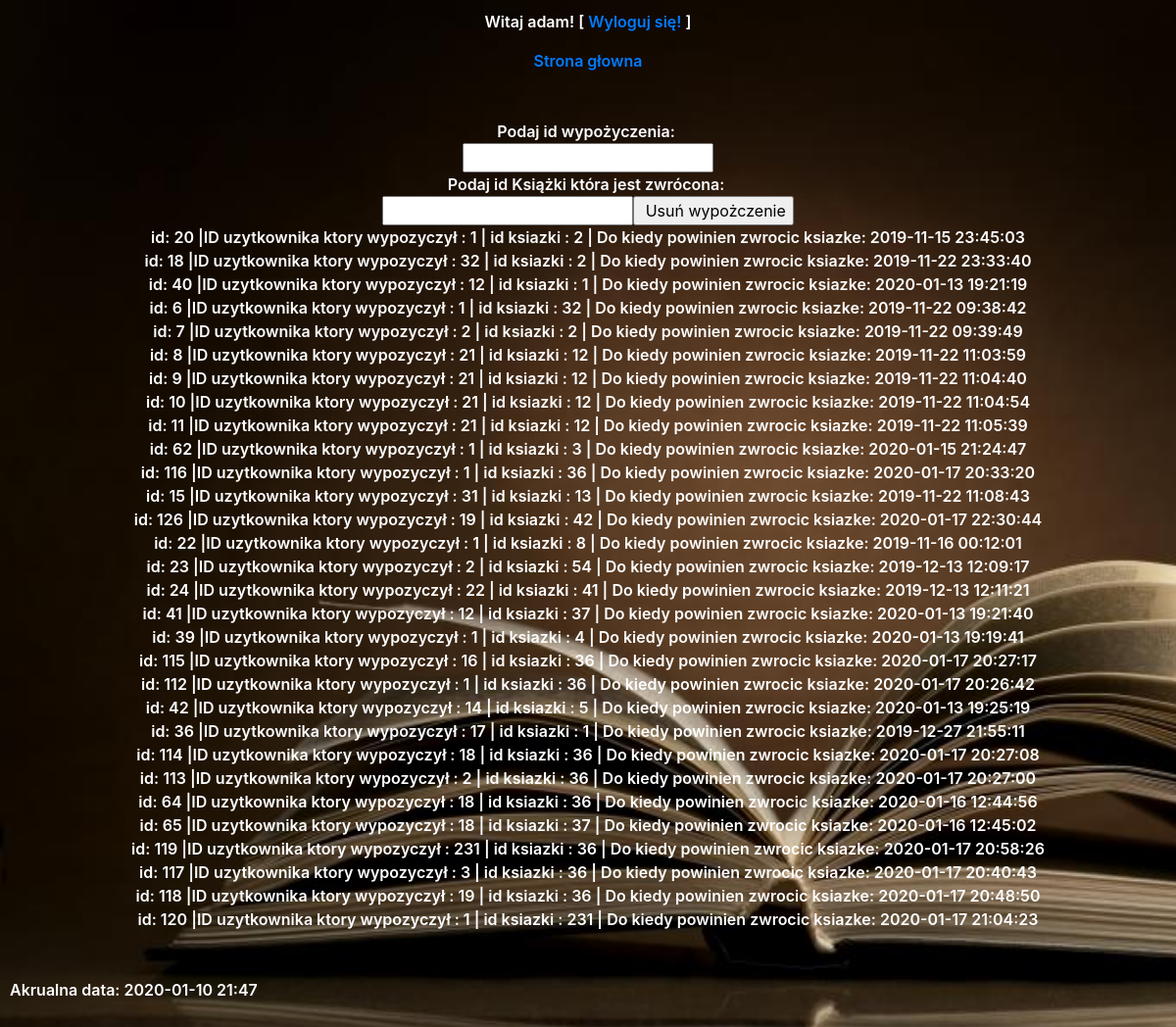
Page /admin/ksio/wypozy.php (signed in) on the committed database.
### tables this page shows
CREATE TABLE `wypozyczenia` (
  `id` int(11) NOT NULL,
  `user` text NOT NULL,
  `ksiozka` text NOT NULL,
  `czas` datetime NOT NULL DEFAULT current_timestamp()
);

### admin/ksio/wypozy.php (the view, shortened to what this page needs)
<!DOCTYPE HTML>
<html lang="pl">
<head>
	<link rel="stylesheet" href="../../style.css" >
	<link rel="stylesheet" href="https://stackpath.bootstrapcdn.com/bootstrap/4.4.1/css/bootstrap.min.css">
</head>
<body class="body">
<?php
  echo'<div class="one1">';
						echo "<p>Witaj ".$_SESSION['user'].'! [ <a href="logout.php">Wyloguj się!</a> ]</p>';
						echo '<a href="../">Strona głowna</a> <br /><br /><br />';
echo '</div>';
echo'<div class="one1">';
	 echo'<form method="post">';
						echo'Podaj id  wypożyczenia:&nbsp;<br /> <input type="text"  name="usun" />';
								echo'<br />';
	                    echo'Podaj id  Książki która jest zwrócona:&nbsp;<br /> <input type="text"  name="ksiozka" />';
								echo'<input type="submit" value="&nbsp;Usuń wypożczenie" <br />';
 echo'</form>';
echo'</div>';
$servername = "localhost";
$username = "root";
$password = "";
$dbname = "biblioteka";
$conn = new mysqli($servername, $username, $password, $dbname);
$sql = "SELECT  id, user, ksiozka ,czas FROM wypozyczenia";
$result = $conn->query($sql);
echo'<div class="one1">';
if ($result->num_rows > 0) {
    while($row = $result->fetch_assoc()) {
        echo "id: " . $row["id"]. " |ID uzytkownika ktory wypozyczył   : " . $row["user"]. " | id ksiazki  : " . $row["ksiozka"]. "  | Do kiedy powinien zwrocic ksiazke:  " . $row["czas"]. "<br>";
    }
} else {
    echo "0 results";
}
echo "<br><br />";
echo '</div>';
$dataczas = new DateTime();
	echo "Akrualna data: ".$dataczas->format('Y-m-d H:i')."<br><br />";
?>
</body>
</html>

### style.css (style rules this page uses)
.one1 { text-align:center; width:auto ; height:auto; }
.body { width: auto; height: 100%; padding: 10px; background-image: url(tlo.jpg);cover; color: white; font-weight: 600; background-size: cover; }

### rows in the picture
wypozyczenia: id "20", user "1", ksiozka "2", czas "2019-11-15 23:45:03"
wypozyczenia: id "18", user "32", ksiozka "2", czas "2019-11-22 23:33:40"
wypozyczenia: id "40", user "12", ksiozka "1", czas "2020-01-13 19:21:19"
wypozyczenia: id "6", user "1", ksiozka "32", czas "2019-11-22 09:38:42"
wypozyczenia: id "7", user "2", ksiozka "2", czas "2019-11-22 09:39:49"
wypozyczenia: id "8", user "21", ksiozka "12", czas "2019-11-22 11:03:59"
wypozyczenia: id "9", user "21", ksiozka "12", czas "2019-11-22 11:04:40"
wypozyczenia: id "10", user "21", ksiozka "12", czas "2019-11-22 11:04:54"
wypozyczenia: id "11", user "21", ksiozka "12", czas "2019-11-22 11:05:39"
wypozyczenia: id "62", user "1", ksiozka "3", czas "2020-01-15 21:24:47"
wypozyczenia: id "116", user "1", ksiozka "36", czas "2020-01-17 20:33:20"
wypozyczenia: id "15", user "31", ksiozka "13", czas "2019-11-22 11:08:43"
wypozyczenia: id "126", user "19", ksiozka "42", czas "2020-01-17 22:30:44"
wypozyczenia: id "22", user "1", ksiozka "8", czas "2019-11-16 00:12:01"
wypozyczenia: id "23", user "2", ksiozka "54", czas "2019-12-13 12:09:17"
wypozyczenia: id "24", user "22", ksiozka "41", czas "2019-12-13 12:11:21"
wypozyczenia: id "41", user "12", ksiozka "37", czas "2020-01-13 19:21:40"
wypozyczenia: id "39", user "1", ksiozka "4", czas "2020-01-13 19:19:41"
wypozyczenia: id "115", user "16", ksiozka "36", czas "2020-01-17 20:27:17"
wypozyczenia: id "112", user "1", ksiozka "36", czas "2020-01-17 20:26:42"
wypozyczenia: id "42", user "14", ksiozka "5", czas "2020-01-13 19:25:19"
wypozyczenia: id "36", user "17", ksiozka "1", czas "2019-12-27 21:55:11"
wypozyczenia: id "114", user "18", ksiozka "36", czas "2020-01-17 20:27:08"
wypozyczenia: id "113", user "2", ksiozka "36", czas "2020-01-17 20:27:00"
wypozyczenia: id "64", user "18", ksiozka "36", czas "2020-01-16 12:44:56"
wypozyczenia: id "65", user "18", ksiozka "37", czas "2020-01-16 12:45:02"
wypozyczenia: id "119", user "231", ksiozka "36", czas "2020-01-17 20:58:26"
wypozyczenia: id "117", user "3", ksiozka "36", czas "2020-01-17 20:40:43"
wypozyczenia: id "118", user "19", ksiozka "36", czas "2020-01-17 20:48:50"
wypozyczenia: id "120", user "1", ksiozka "231", czas "2020-01-17 21:04:23"

### other values in the picture
$_SESSION['user'] "adam"
